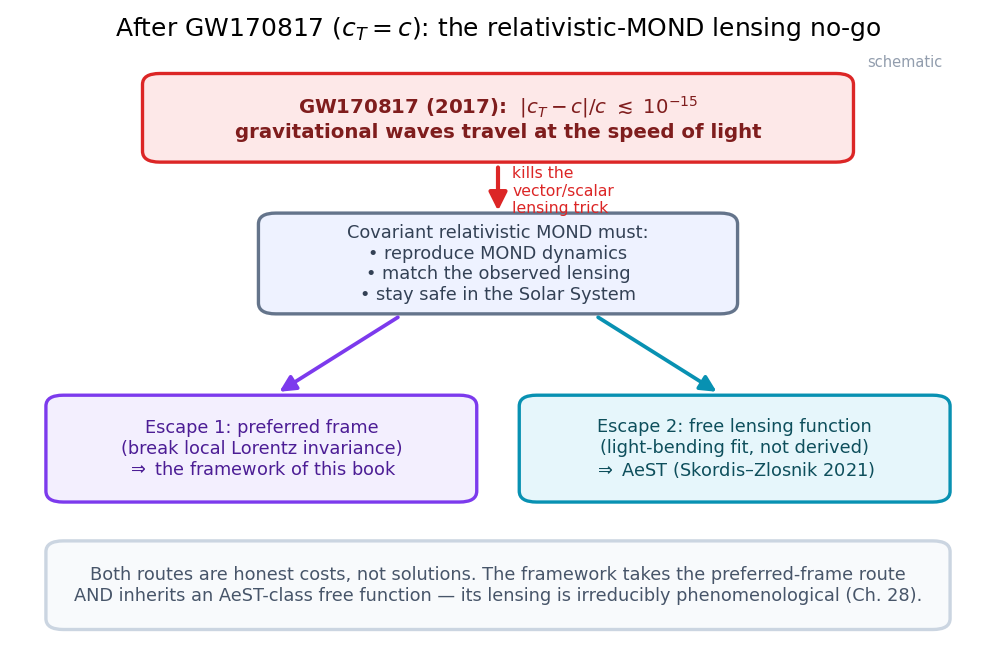

Here is the Python script that generated this plot:
import numpy as np, matplotlib
matplotlib.use("Agg")
import matplotlib.pyplot as plt
from matplotlib.patches import FancyBboxPatch, FancyArrowPatch
plt.rcParams.update({"figure.dpi":150,"savefig.dpi":150,"font.size":11,
    "axes.grid":True,"grid.alpha":0.25,"axes.spines.top":False,"axes.spines.right":False,
    "axes.titlesize":12,"figure.facecolor":"white","axes.facecolor":"white"})
C_FW="#7c3aed"; C_NEWTON="#64748b"; C_MOND="#0891b2"; C_DATA="#dc2626"
fig, ax = plt.subplots(figsize=(7,4.6))
ax.axis("off");ax.set_xlim(0,10);ax.set_ylim(0,10)
ax.set_title("After GW170817 ($c_T=c$): the relativistic-MOND lensing no-go",fontsize=12)
def box(x,y,w,h,txt,fc,ec,tc,fs=9,bold=False):
    ax.add_patch(FancyBboxPatch((x,y),w,h,boxstyle="round,pad=0.08,rounding_size=0.18",
                fc=fc,ec=ec,lw=1.6))
    ax.text(x+w/2,y+h/2,txt,ha="center",va="center",fontsize=fs,color=tc,
            fontweight="bold" if bold else "normal")
box(1.4,8.2,7.2,1.3,r"GW170817 (2017):  $|c_T-c|/c\ \lesssim\ 10^{-15}$"+"\ngravitational waves travel at the speed of light",
    "#fde8e8",C_DATA,"#7f1d1d",fs=9.5,bold=True)
box(2.6,5.7,4.8,1.5,"Covariant relativistic MOND must:\n• reproduce MOND dynamics\n• match the observed lensing\n• stay safe in the Solar System",
    "#eef2ff",C_NEWTON,"#334155",fs=8.5)
ax.add_patch(FancyArrowPatch((5,8.1),(5,7.25),arrowstyle="-|>",mutation_scale=18,color=C_DATA,lw=2))
ax.text(5.15,7.65,"kills the\nvector/scalar\nlensing trick",fontsize=7.5,color=C_DATA,va="center")
ax.add_patch(FancyArrowPatch((4.0,5.6),(2.7,4.3),arrowstyle="-|>",mutation_scale=16,color=C_FW,lw=1.8))
ax.add_patch(FancyArrowPatch((6.0,5.6),(7.3,4.3),arrowstyle="-|>",mutation_scale=16,color=C_MOND,lw=1.8))
box(0.4,2.6,4.3,1.6,"Escape 1: preferred frame\n(break local Lorentz invariance)\n"+r"$\Rightarrow$ the framework of this book",
    "#f3effe",C_FW,"#4c1d95",fs=8.5,bold=False)
box(5.3,2.6,4.3,1.6,"Escape 2: free lensing function\n(light-bending fit, not derived)\n"+r"$\Rightarrow$ AeST (Skordis–Zlosnik 2021)",
    "#e6f6fb",C_MOND,"#0e4f5c",fs=8.5,bold=False)
box(0.4,0.5,9.2,1.3,"Both routes are honest costs, not solutions. The framework takes the preferred-frame route\n"
    "AND inherits an AeST-class free function — its lensing is irreducibly phenomenological (Ch. 28).",
    "#f8fafc","#cbd5e1","#475569",fs=8.5)
ax.text(9.6,9.7,"schematic",ha="right",fontsize=7,color=C_NEWTON,alpha=0.7)
fig.tight_layout(); fig.savefig("ch19_lensing_nogo.png", bbox_inches="tight"); print("ok")
